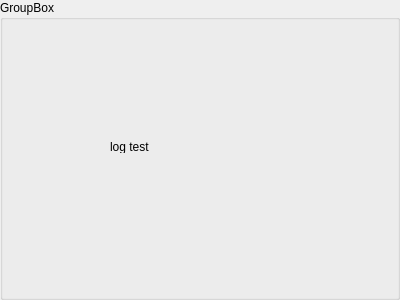
<?xml version="1.0" encoding="UTF-8"?>
<ui version="4.0">
 <class>GroupBox</class>
 <widget class="QGroupBox" name="GroupBox">
  <property name="geometry">
   <rect>
    <x>0</x>
    <y>0</y>
    <width>400</width>
    <height>300</height>
   </rect>
  </property>
  <property name="windowTitle">
   <string>GroupBox</string>
  </property>
  <property name="title">
   <string>GroupBox</string>
  </property>
  <widget class="QLabel" name="label">
   <property name="geometry">
    <rect>
     <x>110</x>
     <y>140</y>
     <width>47</width>
     <height>13</height>
    </rect>
   </property>
   <property name="text">
    <string>log test</string>
   </property>
  </widget>
 </widget>
 <resources/>
 <connections/>
</ui>
